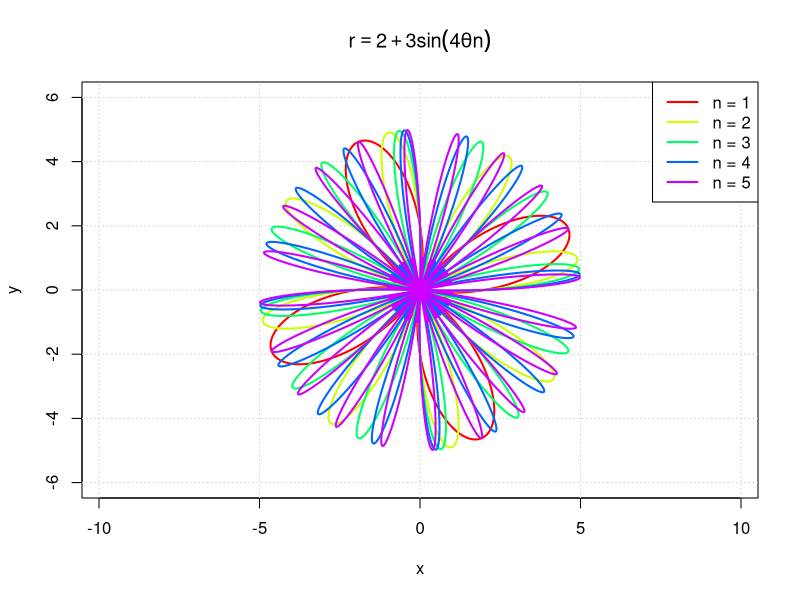

R code for this plot: (Note: this script raises an error after producing the figure.)
# Séquence d'angles
theta <- seq(0, 2*pi, length.out = 1000)

# Liste de valeurs de n
n_values <- 1:5   # par exemple n = 1, 2, 3, 4, 5

# Préparation du graphique
plot(0, 0, type = "n", xlim = c(-6, 6), ylim = c(-6, 6),
     xlab = "x", ylab = "y", asp = 1,
     main = expression(r == 2 + 3*sin(4*theta*n)))
grid()

# Boucle sur les différentes valeurs de n
colors <- rainbow(length(n_values))
for (i in seq_along(n_values)) {
  n <- n_values[i]
  r <- 2 + 3 * sin(4 * theta * n)
  x <- r * cos(theta)
  y <- r * sin(theta)
  lines(x, y, col = colors[i], lwd = 2)
}

legend("topright", legend = paste("n =", n_values),
       col = colors, lwd = 2)

library(ggplot2)

library(gganimate)

# Création des données pour plusieurs n
theta <- seq(0, 2*pi, length.out = 500)
n_values <- 1:10

df <- do.call(rbind, lapply(n_values, function(n) {
  r <- 2 + 3*sin(4*theta*n)
  data.frame(
    theta = theta,
    n = n,
    x = r*cos(theta),
    y = r*sin(theta)
  )
}))

# Création du graphique animé
p <- ggplot(df, aes(x, y, group = n)) +
  geom_path(color = "blue", linewidth = 1.2) +
  coord_equal() +
  labs(title = expression(r == 2 + 3*sin(4*theta*n)),
       subtitle = "n = {frame_time}",
       x = "x", y = "y") +
  transition_time(n) +
  ease_aes('linear')

animate(p, fps = 10, nframes = 100, renderer = gifski_renderer())

anim <- animate(p, fps = 10, nframes = 100, renderer = gifski_renderer())
anim_save("courbe_polaire.gif", animation = anim)


animate(p, renderer = av_renderer("courbe_polaire.mp4"))
